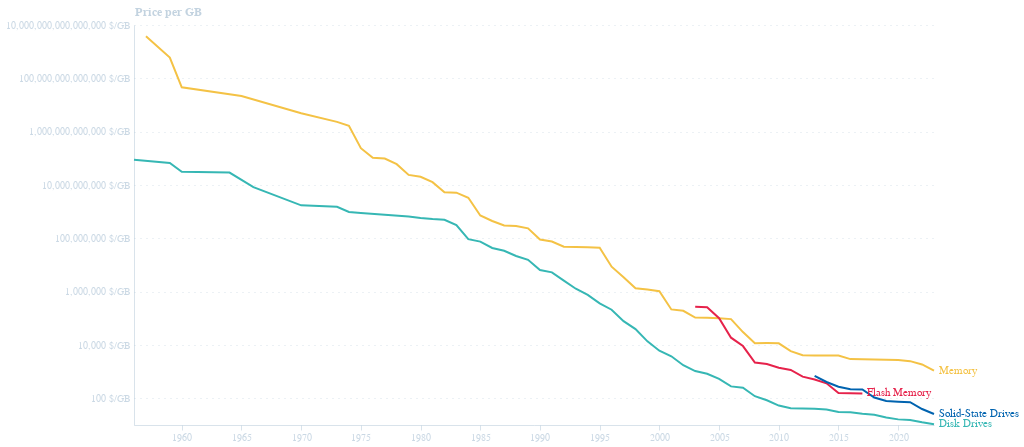

Source (notebook cell):
### Markdown cell above
# Storage

### Code cell
df = pd.read_csv("storage.csv")
df = df.drop(columns=['Entity', 'Code'])
df.columns = [c.replace("Historical price of", "") for c in df.columns]
df.columns = [c.title() for c in df.columns]
df = df.melt(id_vars=['Year'], var_name='series', value_name='value')
df = df.dropna()

df['label'] = np.where(df.Year == df.groupby('series')['Year'].transform('max'), df['series'], '')

df['Year'] = pd.to_datetime(df['Year'], format='%Y')

base = alt.Chart(df).encode(
    x=alt.X('Year:T', title=''),
    y=alt.Y('value:Q', title='Price per GB', scale=alt.Scale(type='log'), axis=alt.Axis(labelExpr="format(datum.value, ',.0f') + ' $/GB'")),
    color=alt.Color('series:N', title='', legend=None),
)

lines = base.mark_line()

labels = base.mark_text(align='left', dx=5).encode(
    text='label'
)

chart = lines + labels
chart = chart.properties(
    width=800,
    height=400,
    background='rgba(0,0,0,0)'
)

chart.save("storage.png", scale_factor=3)  
chart.save("storage.json")
chart

### Figure 1 — Vega-Lite specification as saved in the notebook (floating-point values rounded to 4 significant figures; data arrays with more than 128 entries replaced by an {"elided": "..."} marker saying what was removed)
{"config": {"background": "#122B39", "font": "Circular Std", "title": {"color": "#b4c8d8", "fontSize": 14, "fontWeight": 400}, "mark": {"line": {"interpolate": "monotone"}}, "view": {"stroke": "transparent", "width": 400, "height": 300}, "range": {"category": ["#36B7B4", "#E6224B", "#F4C245", "#0063AF", "#00A767", "#179FDB", "#EB5C2E"], "diverging": ["#E6224B", "#E54753", "#C9C9C9", "#179FDB", "#122B39"], "heatmap": ["#C9C9C9", "#179FDB", "#0063AF", "#122B39"], "ordinal": ["#00A767", "#36B7B4", "#179FDB", "#0063AF", "#243B5A"]}, "axisX": {"domainColor": "#b4c8d8", "domainOpacity": 0.5, "grid": false, "labelAngle": 0, "labelColor": "#b4c8d8", "labelOpacity": 0.7, "orient": "bottom", "tickColor": "#b4c8d8", "tickCount": 10, "tickOpacity": 0.5, "title": "", "titleAlign": "center", "titleAnchor": "middle", "titleColor": "#b4c8d8", "titleFontSize": 12, "titleOpacity": 0.8, "titleX": 207, "titleY": -15}, "axisY": {"domainColor": "#b4c8d8", "domainOpacity": 0.5, "format": ".0f", "gridColor": "#b4c8d8", "gridDash": [1, 5], "gridOpacity": 0.5, "labelColor": "#b4c8d8", "labelOpacity": 0.7, "labelPadding": 5, "tickColor": "#b4c8d8", "tickCount": 8, "tickOpacity": 0.5, "ticks": false, "title": "FAO price index", "titleAlign": "left", "titleAngle": 0, "titleBaseline": "bottom", "titleColor": "#b4c8d8", "titleFontSize": 12, "titleOpacity": 0.8, "titleX": 0, "titleY": -7}}, "layer": [{"mark": {"type": "line"}, "encoding": {"color": {"field": "series", "legend": null, "title": "", "type": "nominal"}, "x": {"field": "Year", "title": "", "type": "temporal"}, "y": {"axis": {"labelExpr": "format(datum.value, ',.0f') + ' $/GB'"}, "field": "value", "scale": {"type": "log"}, "title": "Price per GB", "type": "quantitative"}}}, {"mark": {"type": "text", "align": "left", "dx": 5}, "encoding": {"color": {"field": "series", "legend": null, "title": "", "type": "nominal"}, "text": {"field": "label", "type": "nominal"}, "x": {"field": "Year", "title": "", "type": "temporal"}, "y": {"axis": {"labelExpr": "format(datum.value, ',.0f') + ' $/GB'"}, "field": "value", "scale": {"type": "log"}, "title": "Price per GB", "type": "quantitative"}}}], "background": "rgba(0,0,0,0)", "data": {"name": "data-57500eea76a98ed1fc06ba7dc086c672"}, "height": 400, "width": 800, "$schema": "https://vega.github.io/schema/vega-lite/v5.8.0.json", "datasets": {"data-57500eea76a98ed1fc06ba7dc086c672": {"elided": "136 records"}}}
